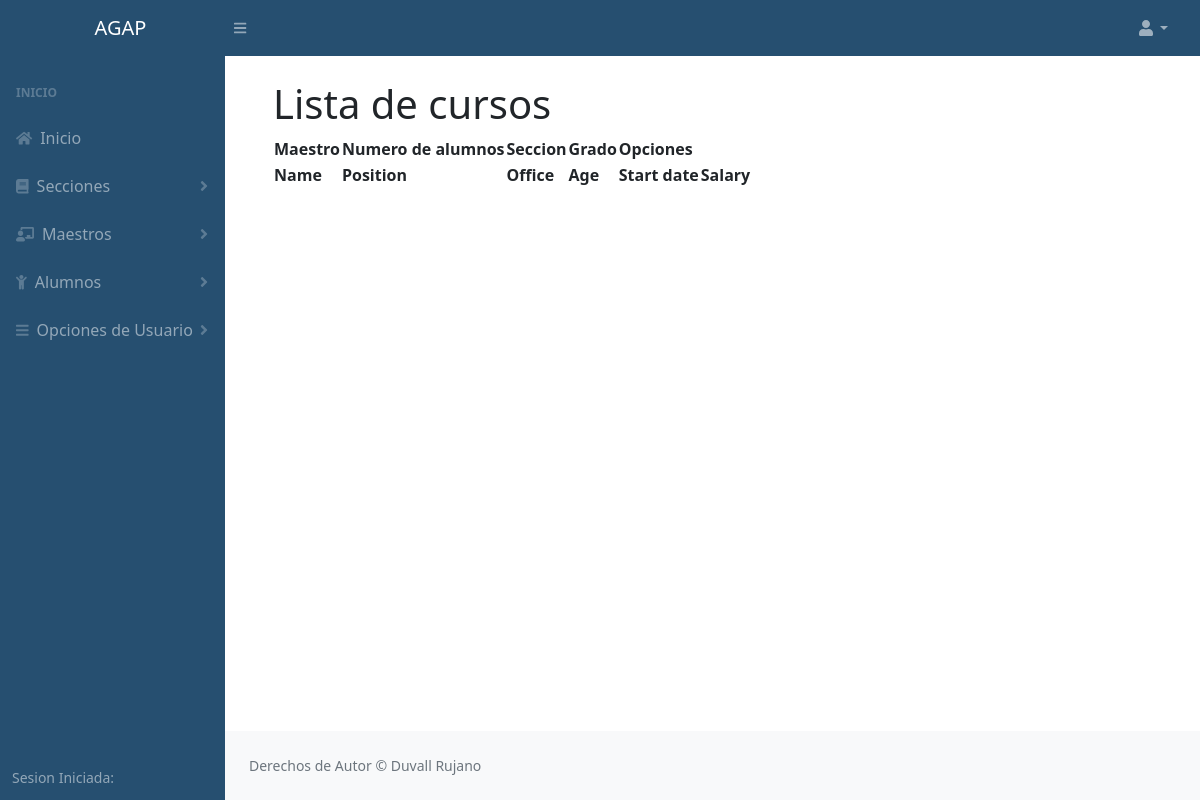
The page /lista_seccion.php on the database as committed earlier.
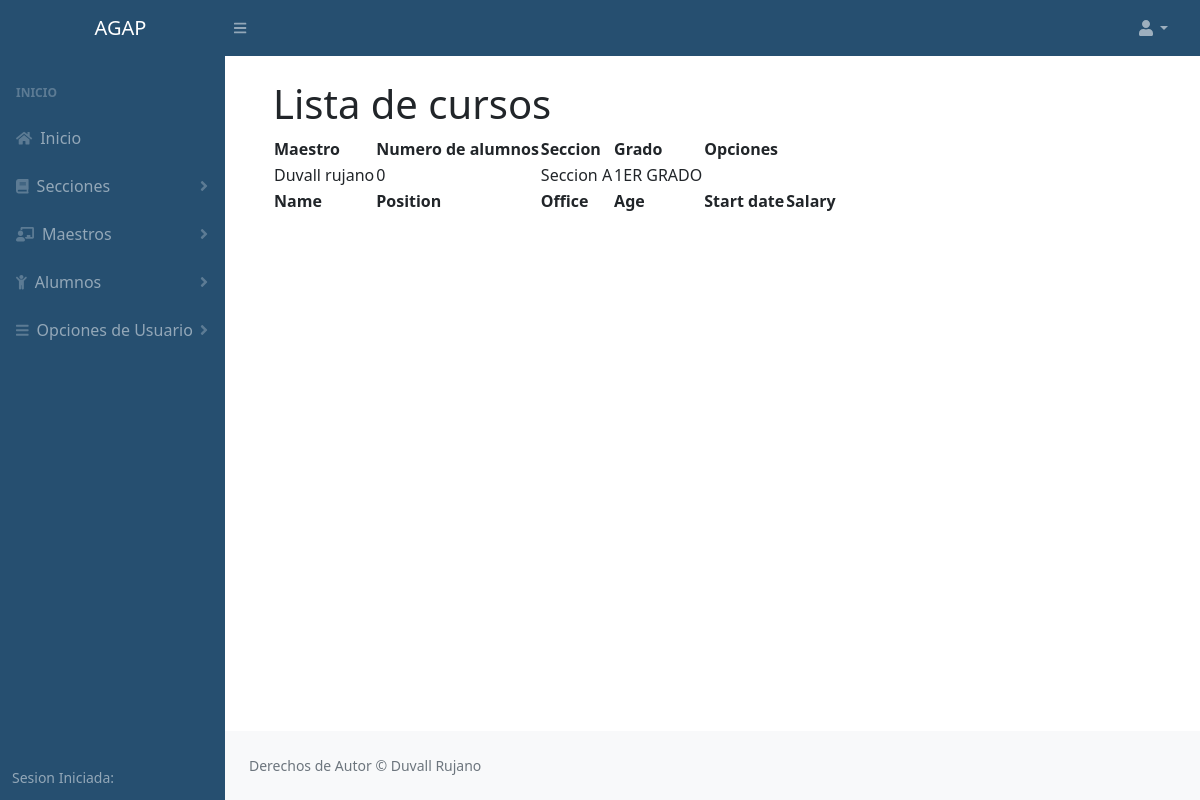
The same page on the database as committed later.
### tables this page shows
CREATE TABLE `curso` (
  `id_curso` int(250) NOT NULL AUTO_INCREMENT,
  `maestro` varchar(200) NOT NULL,
  `ano` varchar(200) NOT NULL,
  `num_alumnos` int(200) NOT NULL,
  `seccion` varchar(200) NOT NULL,
  `grado` varchar(60) NOT NULL,
  `est_v` int(200) NOT NULL DEFAULT '1',
  PRIMARY KEY (`id_curso`)
);

### php/curso/conexion.php (called while the page is built, shortened)
<?php
	class conexion
	{
		private $host;
		private $user;
		private $password;
		private $database;
		function __construct(){
			$this->host 	= "localhost";
			$this->user 	= "root";
			$this->password = "";
			$this->database = "agap";
		}
		public function conectar(){
			$conexion = mysqli_connect($this->host, $this->user, $this->password, $this->database);
			return $conexion;
		}
	}
 ?>

### php/curso/curso.php (called while the page is built, shortened)
<?php
	include "conexion.php";
	class curso
	{
		private $link;
		function __construct()
		{
			$this->conn  = new conexion();
			$this->link  = $this->conn->conectar();
		}
		public function getCurso()
		{
			$query  = "SELECT * FROM curso";
			$result = mysqli_query($this->link, $query);
			$data   = array();
			while ($data[] = mysqli_fetch_assoc($result));
			array_pop($data);
			return $data;
		}
	}
?>

### lista_seccion.php (the view, shortened to what this page needs)
<?php
include "php/curso/curso.php";
        $curso      = new curso;
        $curs       = $curso->getCurso();
?>
<!DOCTYPE html>
<html lang="en">
    <head>
        <link href="https://cdn.jsdelivr.net/npm/simple-datatables@latest/dist/style.css" rel="stylesheet" />
        <link href="css/stylo.css" rel="stylesheet" />
        <link href="css/styles.css" rel="stylesheet" />
    </head>
    <body class="sb-nav-fixed">
          <?php include "php/acceso.php"?>
                    <div class="container-fluid px-4">
                        <h1 class="mt-4">Lista de cursos</h1>
                                <table id="datatablesSimple">
                                    <thead>
                                        <tr>
                                            <th>Maestro</th>
                                            <th>Numero de alumnos</th>
                                            <th>Seccion</th>
                                            <th>Grado</th>
                                            <th>Opciones</th>
                                        </tr>
                                    </thead>
                                    <tfoot>
                                        <tr>
                                            <th>Name</th>
                                            <th>Position</th>
                                            <th>Office</th>
                                            <th>Age</th>
                                            <th>Start date</th>
                                            <th>Salary</th>
                                        </tr>
                                    </tfoot>
                                    <tbody>
                         <?php
                    if (count($curs)>0) {
                        foreach ($curs as $column => $value) {
                ?>
                                        <tr>
                                            <td><?php echo $value['maestro'];?></td>
                                            <td><?php echo $value['num_alumnos'];?></td>
                                            <td><?php echo "Seccion " .$value['seccion'];?></td>
                                            <td><?php echo $value['grado'];?></td>
                                            <td></td>
                                        </tr>
                                <?php }  ?>
                                 <?php }  ?>
                                    </tbody>
                                </table>
                </main>
                <footer class="py-4 bg-light mt-auto">
                    <div class="container-fluid px-4">
                        <div class="d-flex align-items-center justify-content-between small">
                            <div class="text-muted">Derechos de Autor &copy; Duvall Rujano</div>
                        </div>
                    </div>
                </footer>
            </div>
        </div>
    </body>
</html>

Rows that differ between the two databases and show on the page:
added curso: maestro "Duvall rujano", num_alumnos "0", seccion "A", grado "1ER GRADO"
